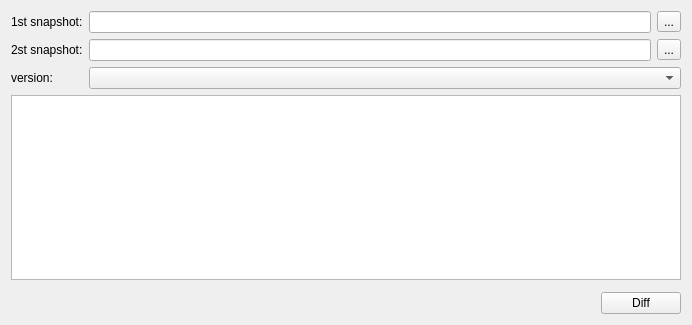
<?xml version="1.0" encoding="UTF-8"?>
<ui version="4.0">
 <class>DifferWidget</class>
 <widget class="QWidget" name="DifferWidget">
  <property name="geometry">
   <rect>
    <x>0</x>
    <y>0</y>
    <width>692</width>
    <height>325</height>
   </rect>
  </property>
  <property name="windowTitle">
   <string>Form</string>
  </property>
  <layout class="QVBoxLayout" name="verticalLayout">
   <item>
    <layout class="QGridLayout" name="gridLayout">
     <item row="1" column="1">
      <widget class="QLineEdit" name="first_snapshot_edit"/>
     </item>
     <item row="2" column="1">
      <widget class="QLineEdit" name="second_snapshot_edit"/>
     </item>
     <item row="2" column="2">
      <widget class="QToolButton" name="second_snapshot_browser_button">
       <property name="text">
        <string>...</string>
       </property>
      </widget>
     </item>
     <item row="1" column="0">
      <widget class="QLabel" name="first_snapshot_label">
       <property name="text">
        <string>1st snapshot:</string>
       </property>
      </widget>
     </item>
     <item row="1" column="2">
      <widget class="QToolButton" name="first_snapshot_browser_button">
       <property name="text">
        <string>...</string>
       </property>
      </widget>
     </item>
     <item row="2" column="0">
      <widget class="QLabel" name="second_snapshot_label">
       <property name="text">
        <string>2st snapshot:</string>
       </property>
      </widget>
     </item>
     <item row="3" column="0">
      <widget class="QLabel" name="version_label">
       <property name="text">
        <string>version:</string>
       </property>
      </widget>
     </item>
     <item row="3" column="1" colspan="2">
      <widget class="QComboBox" name="version_edit"/>
     </item>
    </layout>
   </item>
   <item>
    <widget class="QTreeView" name="diff_view_tree">
     <property name="alternatingRowColors">
      <bool>true</bool>
     </property>
    </widget>
   </item>
   <item>
    <widget class="ConsoleWidget" name="widget" native="true"/>
   </item>
   <item>
    <layout class="QHBoxLayout" name="horizontalLayout">
     <property name="topMargin">
      <number>0</number>
     </property>
     <item>
      <spacer name="horizontalSpacer">
       <property name="orientation">
        <enum>Qt::Orientation::Horizontal</enum>
       </property>
       <property name="sizeHint" stdset="0">
        <size>
         <width>40</width>
         <height>20</height>
        </size>
       </property>
      </spacer>
     </item>
     <item>
      <widget class="QPushButton" name="diff_button">
       <property name="text">
        <string>Diff</string>
       </property>
      </widget>
     </item>
    </layout>
   </item>
  </layout>
 </widget>
 <customwidgets>
  <customwidget>
   <class>ConsoleWidget</class>
   <extends>QWidget</extends>
   <header>console_widget.h</header>
   <container>1</container>
  </customwidget>
 </customwidgets>
 <resources/>
 <connections/>
</ui>
